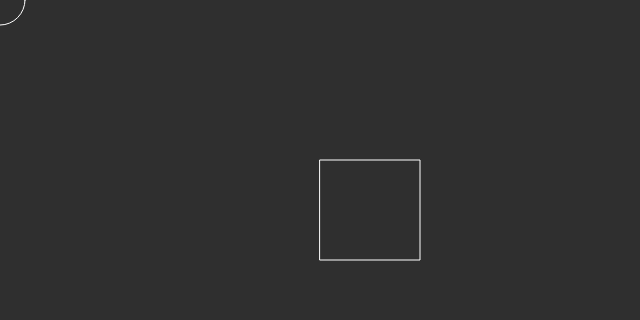
Frame 1 (no input)
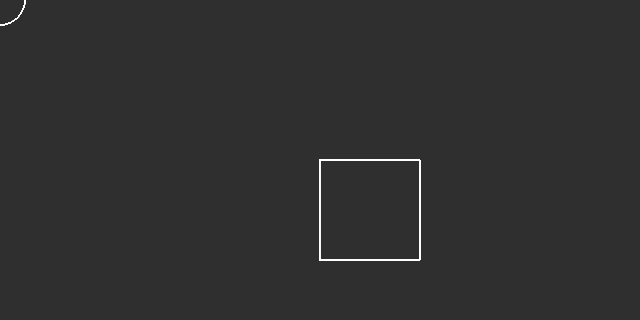
Frame 60 (no input)
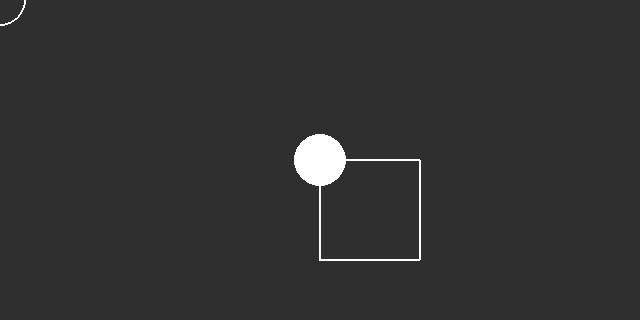
Frame 120 (the mouse pressed at the canvas centre since frame 60)

The p5.js sketch that drew these frames (run headless with seeded random() and noise() and a simulated clock; from frame 60 on, the mouse is pressed at the canvas centre):

// p5.js sketch
// ── sketch.js
let radious = 50;
let width = 100;

function setup(){
	createCanvas(640, 320);
	background(47);
}

function draw(){
	stroke(255);
	fill(0,0,0,0);
	rect(320, 160, width, width);

	ellipse(mouseX, mouseY, radious, radious);
}

function mousePressed(){
	noStroke();
	fill(255);
	ellipse(mouseX, mouseY, radious, radious);
}
